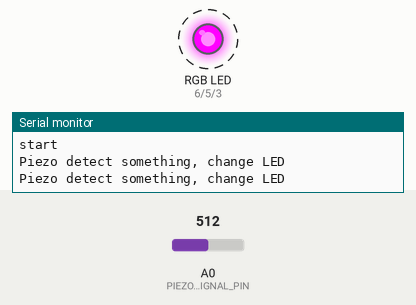
Recording of a sketch running on a simulated Arduino Uno, built with avr-gcc and run on an emulated ATmega328P. Parts: an RGB LED mixed from three pins (HIGH = lit), the last lines printed to the serial monitor. Dashed ring = blinking. Inputs (shaded band) come from the test bench; at power-on: A0 (PIEZO_SIGNAL_PIN) = 512.

Above: at 1.9 s.
2.0 s: A0 (PIEZO_SIGNAL_PIN) set to 12
6.3 s: A0 (PIEZO_SIGNAL_PIN) set to 9
At 7.7 s:
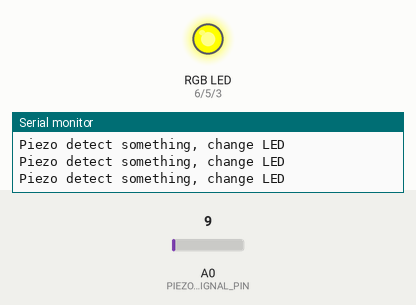
8.0 s: A0 (PIEZO_SIGNAL_PIN) set to 122
At 8.4 s:
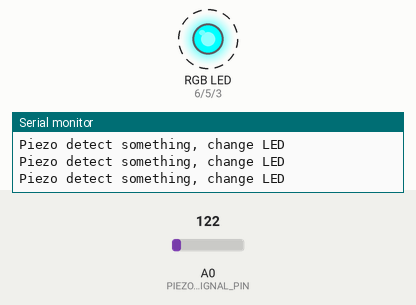
11.6 s: A0 (PIEZO_SIGNAL_PIN) set to 0
At 12.2 s:
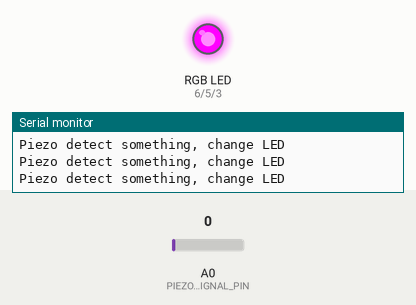
Timing chart, 0 to 14.3 s (numbered marks = the images above; inputs shaded):
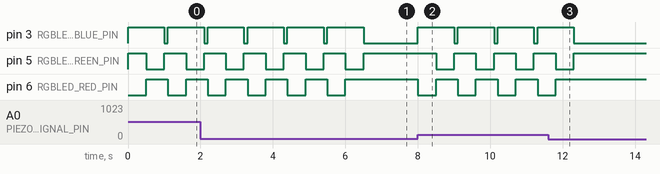

The sketch:

Firmware.ino
```cpp
#include "Global.h"

void setup()
{
	Serial.begin(9600);

	led.setRGB(0,0,255);
	Serial.println("start");

}

void loop()
{
	int sample = piezo.read();
	if(sample > 10) //if sample above thershold
	{
			Serial.println("Piezo detect something, change LED");
			led.setRGB(255,0,0);
			delay(500);
			led.setRGB(0,255,0);
			delay(500);
			led.setRGB(0,0,255);
	}
	delay(100);
}
```

Global.cpp
```cpp
#include "Global.h"

Piezo piezo = Piezo(PIEZO_SIGNAL_PIN);
RGBLed led = RGBLed(RGBLED_RED_PIN, RGBLED_GREEN_PIN, RGBLED_BLUE_PIN);
```

Global.h
```cpp
#ifndef GLOBAL_H
#define GLOBAL_H

#include "Pins.h"

#include "Piezo.h"
#include "RGBled.h"

extern Piezo piezo;
extern RGBLed led;

#endif //GLOBAL_H
```

Piezo.cpp
```cpp
#include "Piezo.h"

Piezo::Piezo(int pin)
{
	signalPin = pin;
}
int Piezo::read() //return Piezo reading
{
	return analogRead(signalPin);
}
```

Piezo.h
```cpp
#ifndef PIEZO_H
#define PIEZO_H

#include "arduino.h"

class Piezo
{
	public:
		Piezo(int pin);
		int read();

	private:
		int signalPin;
};
#endif //PIEZO_H
```

RGBLed.cpp
```cpp
#include "RGBLed.h"

RGBLed::RGBLed(int redPin, int greenPin, int bluePin)
{
	rPin = redPin;
	gPin = greenPin;
	bPin = bluePin;

	pinMode(rPin, OUTPUT);
	pinMode(gPin, OUTPUT);
	pinMode(bPin, OUTPUT);
}
void RGBLed::setRGB(int R, int G, int B)
{
	analogWrite(rPin,255-R);
	analogWrite(gPin,255-G);
	analogWrite(bPin,255-B);
}
void RGBLed::turnOff()
{
	digitalWrite(rPin,1);
	digitalWrite(gPin,1);
	digitalWrite(bPin,1);
}
```

RGBLed.h
```cpp
#ifndef RGBLED_H
#define RGBLED_H

#include "Pins.h"
#include "arduino.h"

class RGBLed
{
	public:
		RGBLed(int redPin, int greenPin, int bluePin);
		void setRGB(int R, int G, int B);
		void turnOff();
	private:
		int rPin,gPin,bPin;
};
#endif //RGBLED_H
```

Pins.h
```cpp
#ifndef PINS_H
#define PINS_H

/*Piezo element*/
#define PIEZO_SIGNAL_PIN		A0

/*RGB led Common anode*/
#define RGBLED_RED_PIN 		6
#define RGBLED_GREEN_PIN	5
#define RGBLED_BLUE_PIN		3


#endif //__PINS_H
```

Measured:
- the behaviour switches between 11 and 10 on A0 (PIEZO_SIGNAL_PIN) (found by bisection; images 0 and 1)
- after the input at 6.3 s, pin 3 (RGBLED_BLUE_PIN): goes on until 6.5 s, then stays LOW; pin 5 (RGBLED_GREEN_PIN): goes on until 6.5 s, then stays HIGH; pin 6 (RGBLED_RED_PIN): stays HIGH (without the input it goes to LOW after 0.30 s)
- after the input at 8.0 s, pin 3 (RGBLED_BLUE_PIN): alternates HIGH for 1.0 s and LOW for 0.10 s, starting at once; pin 5 (RGBLED_GREEN_PIN): alternates HIGH for 0.60 s and LOW for 0.50 s, starting after 0.51 s; pin 6 (RGBLED_RED_PIN): alternates HIGH for 0.60 s and LOW for 0.50 s, starting at once
- after the input at 11.6 s, pin 3 (RGBLED_BLUE_PIN): goes on until 12.3 s, then stays LOW; pin 5 (RGBLED_GREEN_PIN): goes on until 12.3 s, then stays HIGH; pin 6 (RGBLED_RED_PIN): goes on until 11.8 s, then stays HIGH
- by itself, pin 3 (RGBLED_BLUE_PIN): alternates HIGH for 1.0 s and LOW for 0.10 s
- by itself, pin 5 (RGBLED_GREEN_PIN), pin 6 (RGBLED_RED_PIN): alternates HIGH for 0.60 s and LOW for 0.50 s
